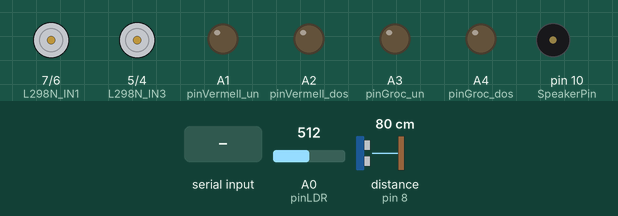
A sketch run on a simulated Arduino Uno, built with avr-gcc and run on an emulated ATmega328P. On the bench: motor-driver pin pairs drawn as motors (green arrow = first pin HIGH = forward, orange = second pin HIGH = backward, longer = more drive, scaled by the enable pin), output pins drawn as LEDs (lit = HIGH), buzzer (waves = sounding). The test bench sets the inputs (shaded band); at power-on: distance to the obstacle (sensor on pin 8) 80 cm, A0 (pinLDR) = 512. The echo pulse lasts 58.3 µs per cm.

Above: at 1.2 s.
1.3 s: distance to the obstacle (sensor on pin 8) set to 33 cm
3.0 s: distance to the obstacle (sensor on pin 8) set to 26 cm
At 3.9 s:
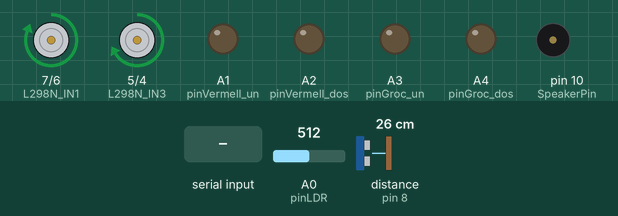
6.0 s: A0 (pinLDR) set to 492
At 6.4 s:
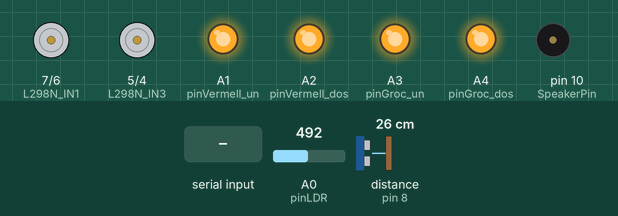
9.0 s: "f" received over Serial
At 10.4 s:
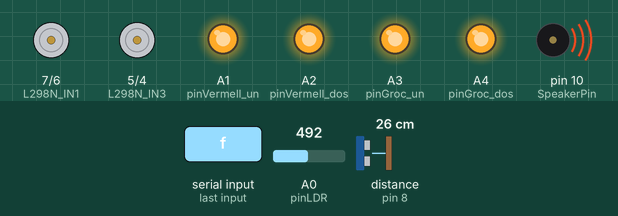
12.0 s: distance to the obstacle (sensor on pin 8) set to 35 cm
At 12.5 s:
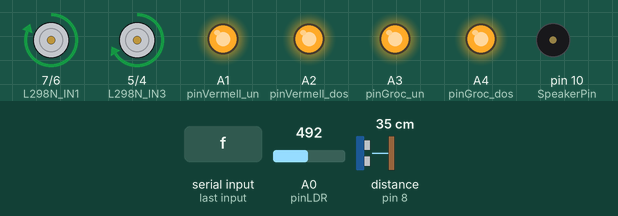
13.6 s: "a" received over Serial
At 14.0 s:
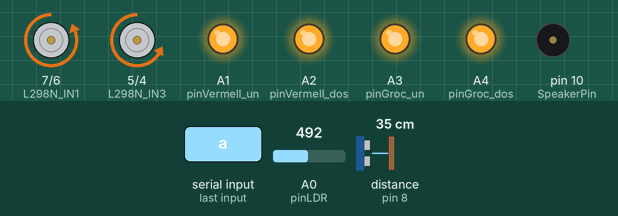
Timing chart, 0 to 16.1 s (numbered marks = the images above; inputs shaded):
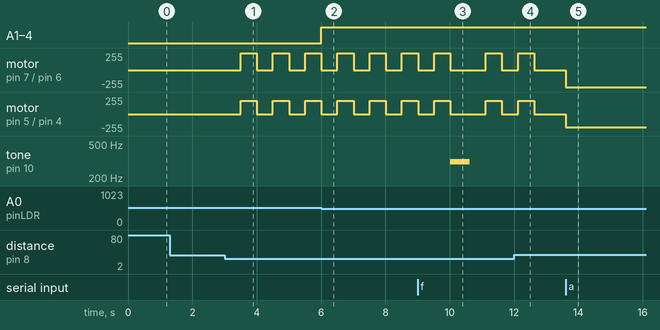

The sketch:

codi_cotxe_arduino.ino
```cpp
#include <Ultrasonic.h> //INCLUDE LIBRARY TO USE ULTRASONIC SENSOR

Ultrasonic ultrasonic(9,8); // CREATE AN OBJECT FROM SENSOR (Trig PIN,Echo PIN)
//DECLARE VARS FOR ULTRASONIC SENSOR
int distancia;

//DECLARE VARS FOR BLUETOOTH COMUNICATION
int estat='c';
int estat_anterior;

/*

POSSIBLE STATES:

  - a --> GO AHEAD
  - b --> TURN LEFT
  - c --> STOP
  - d --> TURN RIGHT
  - e --> GO BACK
  - f --> HORN
  - g --> OFF


*/

//RIGHT CONTROL MOTOR
int L298N_IN1=7;
int L298N_IN2=6;

//LEFT CONTROL MOTOR
int L298N_IN3=5;
int L298N_IN4=4;

//ENABLE PINS MOTOR
int EnableB=3;
int EnableA=2;

//VAR FOR VELOCITY OF MOTORS
int vel=200;

//PINS LEDS AND LDR
int pinLDR=A0;
int valorLDR=0; //VAR TO READ VALUE FROM LDR
int pinVermell_un=A1;
int pinVermell_dos=A2;
int pinGroc_un=A3;
int pinGroc_dos=A4;

//PIN SPEAKER
int SpeakerPin=10;
int tones=311; //VAR WITH FREQUENCY TONE
bool canviar=false;


void setup() {
  // put your setup code here, to run once:

  //INITIALIZE SERIAL PORT TO COMUNICATE BY BLUETOOTH
  Serial.begin(9600);

  //DECLARE MOTORS IN OUTPUT MODE
  pinMode(L298N_IN1,OUTPUT);
  pinMode(L298N_IN2,OUTPUT);
  pinMode(L298N_IN3,OUTPUT);
  pinMode(L298N_IN4,OUTPUT);

  //ENABLE MOTORS IN OUTPUT MODE
  pinMode(EnableB,OUTPUT);
  pinMode(EnableA,OUTPUT);

  //ASSIGN VELOCITY TO ENABLE MOTOR'S PINS
  analogWrite(EnableA,vel);
  analogWrite(EnableB,vel);

  //DECLARE LEDS AND SPEAKERS IN OUTPUT MODE
  pinMode(pinVermell_un,OUTPUT);
  pinMode(pinVermell_dos,OUTPUT);
  pinMode(pinGroc_un,OUTPUT);
  pinMode(pinGroc_dos,OUTPUT);
  pinMode(SpeakerPin,OUTPUT);

  //TURN OFF ALL OF LEDS
  digitalWrite(pinVermell_un,LOW);
  digitalWrite(pinVermell_dos,LOW);
  digitalWrite(pinGroc_un,LOW);
  digitalWrite(pinGroc_dos,LOW);
}

void loop() {
  // put your main code here, to run repeatedly:

  /*WE SAVE PREVIOUS STATE
  THIS VAR WE ONLY USED FOR GO BACK
  WHEN WE PLAY A SOUND, BECAUSE IF
  WE DON'T CHANGE THE STATE
  FOR PREVIOUS STATE, THE SOUND IS
  PLAYING UNTIL WE SEND ANOTHER STATE*/
  estat_anterior=estat;

  //CHECK LIGHTS AND OBSTACLES
  lights();
  obstacles();

  //IF WE HAVE SIGNAL WE READ WHAT THE DEVICE CONNECTED SENDS
  if(Serial.available()>0){
      estat = Serial.read();
  }

  //IF STATE IS THE STATE TO PLAY A SOUND
  //WE PUT THE BOOL ENABLE TO CHANGE
  //STATE FOR PREVIOUS STATE
  if(estat=='f'){
    canviar=true;
  }

  //GO AHEAD
  if(estat=='a'){
    startCar();
    lights();
    obstacles();
  }
  //TURN LEFT
  if(estat=='b'){
    leftTurn();
    lights();
    obstacles();
  }
  //STOP
  if(estat=='c'){
    stopCar();
    lights();
    obstacles();
  }
  //TURN RIGHT
  if(estat=='d'){
    rightTurn();
    lights();
    obstacles();
  }
  //GO BACK
  if(estat=='e'){
    backCar();
    lights();
    obstacles();
  }
  //HORN
  if(estat=='f'){
    if(canviar){
      horn();
      horn();
      estat=estat_anterior;
      canviar=false;
    }
    lights();
    obstacles();

    //AFTER PLAYING A SOUND WE NEED TO INITIALIZE ALL PINS WITH THE CORRECT STATE (IN / OUT)

    //DECLARE MOTORS IN OUTPUT MODE
    pinMode(L298N_IN1,OUTPUT);
    pinMode(L298N_IN2,OUTPUT);
    pinMode(L298N_IN3,OUTPUT);
    pinMode(L298N_IN4,OUTPUT);

    //ENABLE MOTORS IN OUTPUT MODE
    pinMode(EnableB,OUTPUT);
    pinMode(EnableA,OUTPUT);

    //ASSIGN VELOCITY TO ENABLE MOTOR'S PINS
    analogWrite(EnableA,vel);
    analogWrite(EnableB,vel);
  }
  //OFF --> WHEN WE PUT THE APP IN MODE OFF WE STOP THE CAR
  if(estat=='g'){
    stopCar();
  }

}

//METHOD TO GO BACK
void backCar(){
  digitalWrite(L298N_IN1,HIGH);
  digitalWrite(L298N_IN2,LOW);
  digitalWrite(L298N_IN3,HIGH);
  digitalWrite(L298N_IN4,LOW);
}

//METHOD TO GO AHEAD
void startCar(){
  digitalWrite(L298N_IN1,LOW);
  digitalWrite(L298N_IN2,HIGH);
  digitalWrite(L298N_IN3,LOW);
  digitalWrite(L298N_IN4,HIGH);
}

//METHOD TO STOP THE CAR
void stopCar(){
  digitalWrite(L298N_IN1,LOW);
  digitalWrite(L298N_IN2,LOW);
  digitalWrite(L298N_IN3,LOW);
  digitalWrite(L298N_IN4,LOW);
}

//METHOD TO TRUN RIGHT
void rightTurn(){
  digitalWrite(L298N_IN1,LOW);
  digitalWrite(L298N_IN2,HIGH);
  digitalWrite(L298N_IN3,HIGH);
  digitalWrite(L298N_IN4,LOW);
}

//METHOD TO TRUN LEFT
void leftTurn(){
  digitalWrite(L298N_IN1,HIGH);
  digitalWrite(L298N_IN2,LOW);
  digitalWrite(L298N_IN3,LOW);
  digitalWrite(L298N_IN4,HIGH);
}

//METHOD TO CHECK IF WE NEED LIGHTS
void lights(){
    //READ A VALUE FROM LDR
    valorLDR= analogRead(pinLDR);

    //IF WE HAVE ENOGH LIGHT WE TURN OFF THE LIGHTS
    if(valorLDR > 500)
    {
      digitalWrite(pinVermell_un, LOW);
      digitalWrite(pinGroc_un, LOW);
      digitalWrite(pinVermell_dos, LOW);
      digitalWrite(pinGroc_dos, LOW);
    }
    //IF WE HAVEN'T ENOUGH LIGHT WE TURN ON THE LIGHTS
    else{
      digitalWrite(pinVermell_un, HIGH);
      digitalWrite(pinGroc_un, HIGH);
      digitalWrite(pinVermell_dos, HIGH);
      digitalWrite(pinGroc_dos, HIGH);
    }
}

//METHOD FOR CAR'S HORN
void horn(){
  //PLAY A SOUND DURING 0'3 SECONDS
  tone(SpeakerPin,tones);
  delay(300);

  //STOP THE SOUND
  noTone(SpeakerPin);
}

void obstacles(){
  //WE DEFINE IN SENSOR THAT WE USE CM TO DETECT OBSTACLES
  distancia=ultrasonic.Ranging(CM);

  //WHEN THE CAR WILL BE AT LEAST 30 cm
  //WE STOP THE CAR FROM 0'5 SECONDS
  //AND GO BACK DURING 0'5 SECONDS,
  //FINALLY WE STOP THE CAR AND PUT THE STATE IN STOP MODE
  if(distancia<30){
    stopCar();
    delay(500);
    backCar();
    delay(500);
    stopCar();
    estat='c';
  }
}
```

Measured:
- the behaviour switches between 30 and 29 cm on distance to the obstacle (sensor on pin 8) (found by bisection; images 0 and 1)
- the behaviour switches between 501 and 500 on A0 (pinLDR) (found by bisection; images 1 and 2)
- after the input at 1.3 s, every drawn part: stays the same
- after the input at 3.0 s, motor on pin 7 (L298N_IN1) / pin 6 (L298N_IN2): alternates forward 255/255 for 0.50 s and stopped for 0.50 s, starting after 0.50 s; motor on pin 5 (L298N_IN3) / pin 4 (L298N_IN4): alternates forward 200/255 for 0.50 s and stopped for 0.50 s, starting after 0.50 s
- after the input at 6.0 s, A1 (pinVermell_un), A2 (pinVermell_dos), A3 (pinGroc_un), A4 (pinGroc_dos): LOW → HIGH at once
- after the input at 9.0 s, tone on pin 10 (SpeakerPin): silent → 311 Hz after 1.0 s, → silent 0.60 s later
- after the input at 12.0 s, motor on pin 7 (L298N_IN1) / pin 6 (L298N_IN2), motor on pin 5 (L298N_IN3) / pin 4 (L298N_IN4): goes on until 12.6 s, then stays stopped
- after the input at 13.6 s, motor on pin 7 (L298N_IN1) / pin 6 (L298N_IN2): stopped → backward 255/255 at once; motor on pin 5 (L298N_IN3) / pin 4 (L298N_IN4): stopped → backward 200/255 at once
